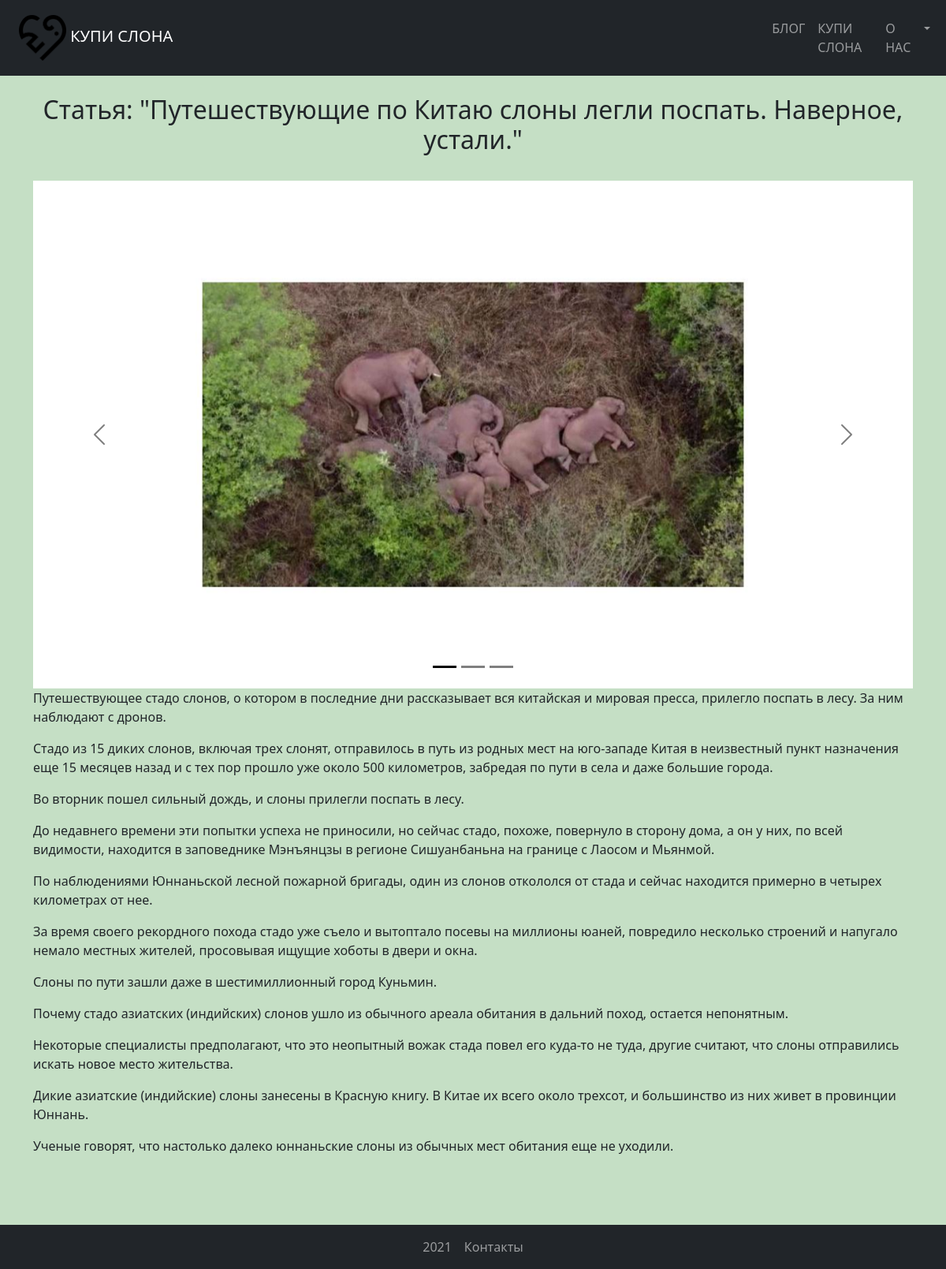
The app's page /article/4/ with its own data.
### news/models.py (models this page shows, shortened)
class News(models.Model):
    title = models.CharField(max_length=100, verbose_name='Название')
    content = models.TextField(blank=True, verbose_name="Текст")
    created_at = models.DateTimeField(auto_now_add=True, verbose_name="Дата создания")
    updated_at = models.DateTimeField(auto_now=True, verbose_name="Дата последней редакции")
    photo = models.ManyToManyField(Images, verbose_name="Изображения", blank=True)
    is_published = models.BooleanField(default=True, verbose_name="Статус")
    author = models.CharField(max_length=30, verbose_name="Автор")
    class Meta:
        verbose_name = 'Новость'
        verbose_name_plural = 'Новости'
        ordering = ['-updated_at']

### images/models.py (models this page shows, shortened)
class Images(models.Model):
    title = models.CharField(max_length=30, verbose_name='Имя')
    image = ProcessedImageField(processors=[ResizeToFit(
                                                            width=1300,
                                                            height=750,
                                                            mat_color='white',
                                                            upscale=False,
                                                        )],
                                verbose_name="Расположение")
    class Meta:
        verbose_name = 'Изображение'
        verbose_name_plural = "Изображения"
        ordering = ['title', 'id']

### news/views.py (the view)
# urls.py: path('article/<int:pk>/', ViewNews.as_view(), name='article'),
class ViewNews(DetailView):
    model = News
    template_name = 'news/view_article.html'
    context_object_name = 'news_item'

### news/templates/news/view_article.html (shortened to what this page needs)
{% extends 'base.html' %}
{% block heading %}Статья: "{{ news_item.title }}"{% endblock %}
{% block content %}
    {% if news_item.photo.all %}
        {% include 'inc/_carousel.html' %}
    {% else %}
        <img src="/images/brand/default_picture.png" class="d-block w-100" alt="...">
    {% endif %}
    {{ news_item.content| linebreaks }}
{% endblock %}

### news/templates/news/inc/_carousel.html (shortened to what this page needs)
<div id="carouselExampleDark" class="carousel carousel-dark slide" data-bs-ride="carousel">
    <div class="carousel-indicators">
        {% for im in news_item.photo.all %}
            <button type="button" data-bs-target="#carouselExampleDark" data-bs-slide-to="{{ forloop.counter0 }}"
                    {% if forloop.counter0 == 0 %}class="active" aria-current="true" {% endif %}
            ></button>
        {% endfor %}
    </div>
    <div class="carousel-inner">
        {% for im in news_item.photo.all %}
            <div class="carousel-item {% if forloop.counter0 == 0 %}active{% endif %}">
                <img src="/images/{{ im.image }}" class="d-block w-100" alt="...">
            </div>
        {% endfor %}
    </div>
    <button class="carousel-control-prev" type="button" data-bs-target="#carouselExampleDark"
            data-bs-slide="prev">
        <span class="carousel-control-prev-icon" aria-hidden="true"></span>
    </button>
    <button class="carousel-control-next" type="button" data-bs-target="#carouselExampleDark"
            data-bs-slide="next">
        <span class="carousel-control-next-icon" aria-hidden="true"></span>
    </button>
</div>

### kupi_slona/static/css/style.css (style rules this page uses)
body { background: #c5dfc5; }

### records on screen
News: title "Путешествующие по Китаю слоны легли поспать. Наверное, устали.", content "Путешествующее стадо слонов, о котором в последние дни рассказывает вся китайская и мировая пресса, прилегло поспать в лесу. За ним наблюдают с дронов. Стадо из 15 диких слонов, включая трех слонят, отправилось в путь из родных мест на юго-западе Китая в неизвестный пункт назначения еще 15 месяцев назад и с тех пор прошло уже около 500 километров, забредая по пути в села и даже большие города. Во вторник пошел сильный дождь, и слоны прилегли поспать в лесу. До недавнего времени эти попытки успеха не приносили, но сейчас стадо, похоже, повернуло в сторону дома, а он у них, по всей видимости, находится в заповеднике Мэнъянцзы в регионе Сишуанбаньна на границе с Лаосом и Мьянмой. По…"
Images: image (picture)
